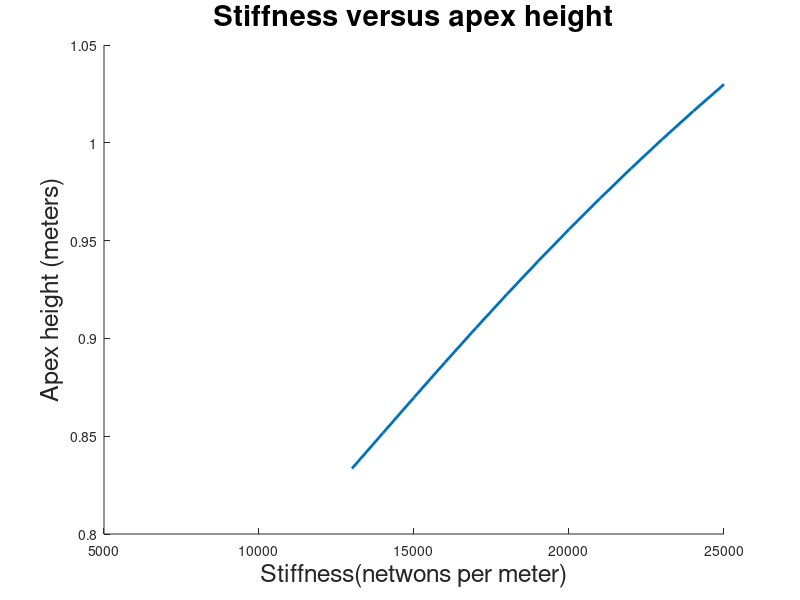

The MATLAB source for this figure:
% Plot k versus y1

load('p1vars.mat');

clf;
hold on;
plot(kVec,y1Vec,'LineWidth',2);
xlabel('Stiffness(netwons per meter)','fontsize',18);
ylabel('Apex height (meters)','fontsize',18);
title('Stiffness versus apex height','fontsize',21);